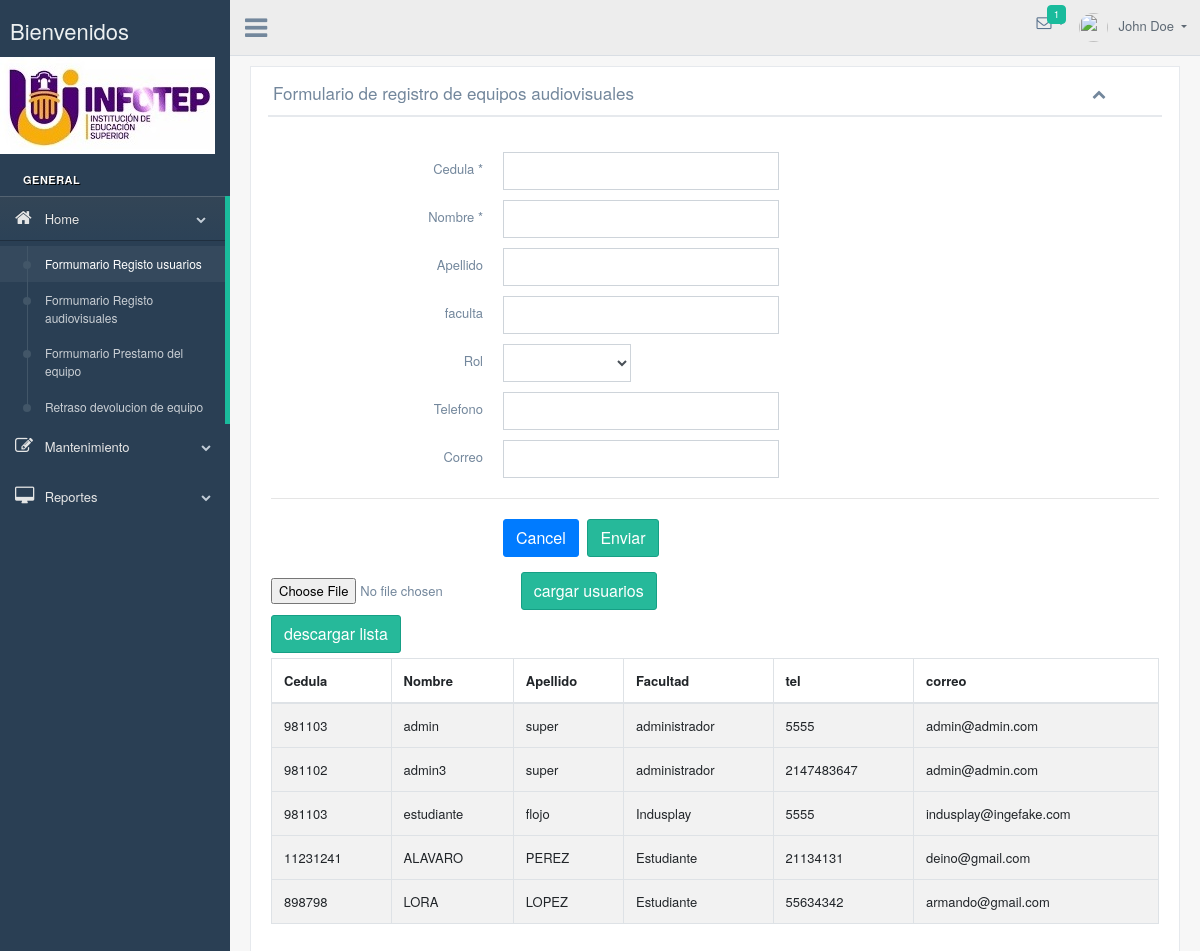
Page /Vista/Registro_usuarios.php on the committed database.
### tables this page shows
CREATE TABLE `usuario` (
  `idUsuario` int(11) NOT NULL,
  `cedula` int(11) NOT NULL,
  `nombre` varchar(45) NOT NULL,
  `apellido` varchar(45) NOT NULL,
  `facultad` varchar(45) NOT NULL,
  `tel` int(11) NOT NULL,
  `correo` varchar(45) NOT NULL,
  `tipoUsuario` varchar(45) NOT NULL,
  `clave` varchar(45) DEFAULT NULL
);

### DB/conexion.php (called while the page is built, shortened)
<?php
class ConexionBD
{
    public function __construct(){
        $this->conexion = new mysqli(HOST,USER,PASS,gh);
    }
}
?>

### DB/Functions_Mysql.php (called while the page is built, shortened)
<?php
require "Conexion.php";
class Consultar extends ConexionBD
{
    public function getDates($consulta){
        $resultados=$this->conexion->query($consulta);
        if($resultados=$this->conexion->query($consulta)) {
            $info=$resultados->fetch_all(MYSQLI_ASSOC);
            return $info;
        }else{
            $info=false;
            return $info;
        }
    }
}
?>

### controlador/mostrarUsuarios.php (the view)
<?php
$variable = new Consultar();
$sentencia= "SELECT * FROM usuario";
$filas = $variable->getDates($sentencia) ;
if ($filas) {
    foreach($filas as $fila){
        echo "<tr>";
        echo "<td>"; echo $fila['cedula']; echo "</td>";
        echo "<td>"; echo $fila['nombre']; echo "</td>";
        echo "<td>"; echo $fila['apellido']; echo "</td>";
        echo "<td>"; echo $fila['facultad']; echo "</td>";
        echo "<td>"; echo $fila['tel']; echo "</td>";
        echo "<td>"; echo $fila['correo']; echo "</td>";
        echo "<tr>";
    }
}
?>

### Vista/Registro_usuarios.php (shortened to what this page needs)
<!DOCTYPE html>
<html lang="en">
  <head>
	<link href="../vendors/bootstrap/dist/css/bootstrap.min.css" rel="stylesheet">
	<link href="../vendors/font-awesome/css/font-awesome.min.css" rel="stylesheet">
	<link href="../vendors/nprogress/nprogress.css" rel="stylesheet">
	<link href="../vendors/iCheck/skins/flat/green.css" rel="stylesheet">
	<link href="../vendors/google-code-prettify/bin/prettify.min.css" rel="stylesheet">
	<link href="../vendors/select2/dist/css/select2.min.css" rel="stylesheet">
	<link href="../vendors/switchery/dist/switchery.min.css" rel="stylesheet">
	<link href="../vendors/starrr/dist/starrr.css" rel="stylesheet">
	<link href="../vendors/bootstrap-daterangepicker/daterangepicker.css" rel="stylesheet">
	<link href="../build/css/custom.min.css" rel="stylesheet">
</head>
<body class="nav-md">
	<div class="container body">
		<div class="main_container">
			<div class="col-md-3 left_col">
				<div class="left_col scroll-view">
					<div class="navbar nav_title" style="border: 0;">
						<a href="Registro_usuarios.php" class="site_title"><span>Bienvenidos</span></a>
					</div>
					<div class="profile clearfix">
						<div class="profile_pic">
							<img src="images/infotep.jpg">
						</div>
					</div>
					<br />
					<div id="sidebar-menu" class="main_menu_side hidden-print main_menu">
                        <div class="menu_section">
                            <h3>General</h3>
                            <ul class="nav side-menu">
                                <li><a><i class="fa fa-home"></i> Home <span class="fa fa-chevron-down"></span></a>
                                    <ul class="nav child_menu">
                                    <li><a href="Registro_usuarios.php">Formumario Registo usuarios</a></li>
										<li><a href="Registo_de_equipo.php">Formumario Registo audiovisuales</a></li>
										<li><a href="Prestamo.php">Formumario Prestamo del equipo</a></li>
										<li><a href="mora.php">Retraso devolucion de equipo</a></li>
                                    </ul>
                                </li>
                                <li><a><i class="fa fa-edit"></i> Mantenimiento <span class="fa fa-chevron-down"></span></a>
								<li><a><i class="fa fa-desktop"></i> Reportes <span class="fa fa-chevron-down"></span></a>
								</div>
                    </div>
				</div>
			</div>
			<div class="top_nav">
				<div class="nav_menu">
					<div class="nav toggle">
						<a id="menu_toggle"><i class="fa fa-bars"></i></a>
					</div>
					<nav class="nav navbar-nav">
						<ul class=" navbar-right">
							<li class="nav-item dropdown open" style="padding-left: 15px;">
								<a href="javascript:;" class="user-profile dropdown-toggle" aria-haspopup="true" id="navbarDropdown" data-toggle="dropdown" aria-expanded="false">
									<img src="images/img.jpg" alt="">John Doe
								</a>
							</li>
							<li role="presentation" class="nav-item dropdown open">
								<a href="javascript:;" class="dropdown-toggle info-number" id="navbarDropdown1" data-toggle="dropdown" aria-expanded="false">
									<i class="fa fa-envelope-o"></i>
									<span class="badge bg-green">1</span>
								</a>
							</li>
						</ul>
					</nav>
				</div>
			</div>
			<div class="right_col" role="main">
				<div class="">
					<div class="row">
						<div class="col-md-12 col-sm-12 ">
							<div class="x_panel">
								<div class="x_title">
									<h2>Formulario de registro de equipos audiovisuales</small></h2>
									<ul class="nav navbar-right panel_toolbox">
										<li><a class="collapse-link"><i class="fa fa-chevron-up"></i></a>
									</ul>
									<div class="clearfix"></div>
								</div>
								<div class="x_content">
									<br />
									<?php
									include "../DB/Functions_Mysql.php";
									?>
									<form method="POST" action="Registro_usuarios.php" id="demo-form2" data-parsley-validate class="form-horizontal form-label-left">
										<div class="item form-group">
											<label class="col-form-label col-md-3 col-sm-3 label-align" for="first-name"> Cedula <span class="required">*</span>
											</label>
											<div class="col-md-4 col-sm-4 ">
												<input type="number" name="cedula" id="first-name" required class="form-control ">
											</div>
										</div>
										<div class="item form-group">
											<label class="col-form-label col-md-3 col-sm-3 label-align" for="last-name"> Nombre <span class="required">*</span>
											</label>
											<div class="col-md-4 col-sm-4 ">
												<input type="text" id="last-name" name="nombre" required class="form-control">
											</div>
										</div>
										<div class="item form-group">
											<label for="middle-name" class="col-form-label col-md-3 col-sm-3 label-align">Apellido</label>
											<div class="col-md-4 col-sm-4 ">
												<input id="middle-name" class="form-control" type="text" required name="apellido">
											</div>
										</div>
										<div class="item form-group">
											<label for="middle-name" class="col-form-label col-md-3 col-sm-3 label-align">faculta</label>
											<div class="col-md-4 col-sm-4 ">
												<input id="middle-name" class="form-control" type="text" name="facultad">
											</div>
										</div>
										<div class="form-group row">
											<label class="col-form-label col-md-3 col-sm-3 label-align">Rol</label>
											<div class="col-md-2 col-sm-2 ">
												<select class="select2_single form-control" tabindex="-1">
													<option></option>
													<option value="ES">Estudiante</option>
												</select>
											</div>
											</div>
                                        <div class="item form-group">
											<label for="middle-name" class="col-form-label col-md-3 col-sm-3 label-align">Telefono</label>
											<div class="col-md-4 col-sm-4 ">
												<input id="middle-name" class="form-control" type="number" name="tel">
											</div>
										</div>
                                        <div class="item form-group">
											<label for="middle-name" class="col-form-label col-md-3 col-sm-3 label-align">Correo</label>
											<div class="col-md-4 col-sm-4 ">
												<input id="middle-name" class="form-control" type="text" name="correo">
											</div>
										</div>
										<div class="ln_solid"></div>
										<div class="item form-group">
											<div class="col-md-6 col-sm-6 offset-md-3">
												<button class="btn btn-primary" type="button">Cancel</button>
												<input type="submit" class="btn btn-success" value="Enviar" name="enviar">
											</div>
										</div>
									</form>
                  					<form enctype="multipart/form-data"  action="./Registro_usuarios.php" method="POST">
										<input name="csvFile" type="file">
										<button type="submit" class="btn btn-success">cargar usuarios</button>
									</form>
									<form action="../controlador/DBToExcelUsuario.php" method="POST" enctype="multipart/form-data">
										<button name="descargar" value="descargar" type="submit" class="btn btn-success">descargar lista</button>
									</form>
									<div class="row">
                          <div class="col-sm-12">
                            <div class="card-box table-responsive">
                    <table id="datatable" class="table table-striped table-bordered" style="width:100%">
                      <thead>
                        <tr>
                          <th>Cedula</th>
                          <th>Nombre</th>
						  <th>Apellido</th>
                          <th>Facultad</th>
                          <th>tel</th>
						  <th>correo</th>
                        </tr>
                      </thead>
                      <tbody>
                      <?php
                       include "../controlador/mostrarUsuarios.php";
					  ?>
                      </tbody>
                    </table>
								</div>
							</div>
						</div>
					</div>
		</div>
	</div>
</body></html>

### rows in the picture
usuario: cedula "981103", nombre "admin", apellido "super", facultad "administrador", tel "5555", correo "admin@admin.com"
usuario: cedula "981102", nombre "admin3", apellido "super", facultad "administrador", tel "2147483647", correo "admin@admin.com"
usuario: cedula "981103", nombre "estudiante", apellido "flojo", facultad "Indusplay", tel "5555", correo "indusplay@ingefake.com"
usuario: cedula "11231241", nombre "ALAVARO", apellido "PEREZ", facultad "Estudiante", tel "21134131", correo "deino@gmail.com"
usuario: cedula "898798", nombre "LORA", apellido "LOPEZ", facultad "Estudiante", tel "55634342", correo "armando@gmail.com"
